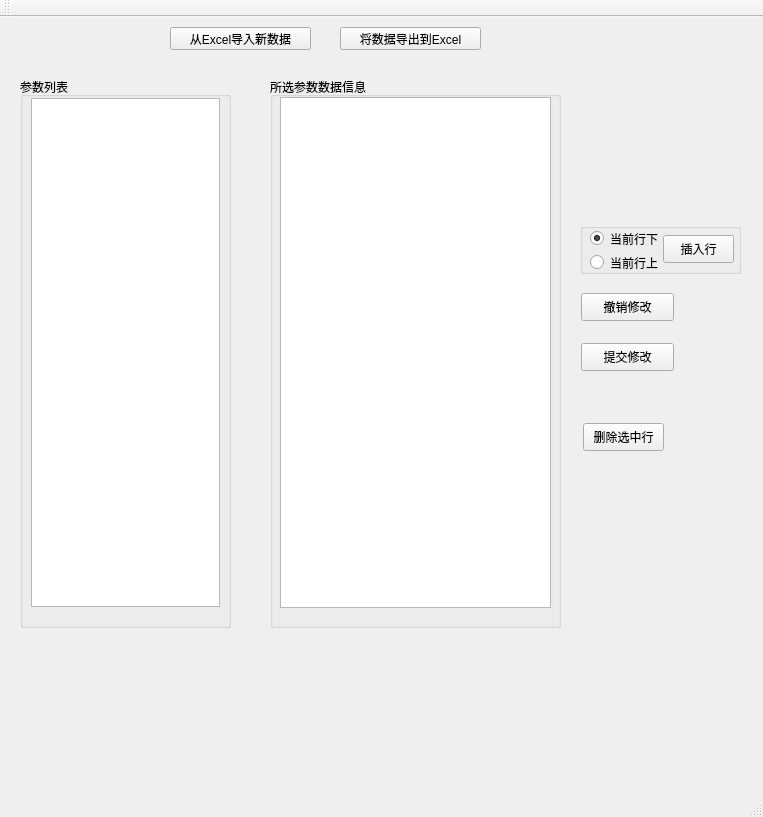
<?xml version="1.0" encoding="UTF-8"?>
<ui version="4.0">
 <class>FlyEditClass</class>
 <widget class="QMainWindow" name="FlyEditClass">
  <property name="geometry">
   <rect>
    <x>0</x>
    <y>0</y>
    <width>763</width>
    <height>817</height>
   </rect>
  </property>
  <property name="windowTitle">
   <string>FlyEdit</string>
  </property>
  <widget class="QWidget" name="centralWidget">
   <widget class="QPushButton" name="pushButton_Submit">
    <property name="geometry">
     <rect>
      <x>581</x>
      <y>326</y>
      <width>93</width>
      <height>28</height>
     </rect>
    </property>
    <property name="text">
     <string>提交修改</string>
    </property>
   </widget>
   <widget class="QPushButton" name="pushButton_ReMod">
    <property name="geometry">
     <rect>
      <x>581</x>
      <y>276</y>
      <width>93</width>
      <height>28</height>
     </rect>
    </property>
    <property name="text">
     <string>撤销修改</string>
    </property>
   </widget>
   <widget class="QPushButton" name="pushButton_DeleRow">
    <property name="geometry">
     <rect>
      <x>583</x>
      <y>406</y>
      <width>81</width>
      <height>28</height>
     </rect>
    </property>
    <property name="text">
     <string>删除选中行</string>
    </property>
   </widget>
   <widget class="QGroupBox" name="groupBox">
    <property name="geometry">
     <rect>
      <x>580</x>
      <y>206</y>
      <width>161</width>
      <height>51</height>
     </rect>
    </property>
    <property name="title">
     <string/>
    </property>
    <widget class="QRadioButton" name="radioButton_Down">
     <property name="geometry">
      <rect>
       <x>10</x>
       <y>6</y>
       <width>81</width>
       <height>19</height>
      </rect>
     </property>
     <property name="text">
      <string>当前行下</string>
     </property>
     <property name="checked">
      <bool>true</bool>
     </property>
    </widget>
    <widget class="QRadioButton" name="radioButton_Up">
     <property name="geometry">
      <rect>
       <x>10</x>
       <y>30</y>
       <width>81</width>
       <height>19</height>
      </rect>
     </property>
     <property name="text">
      <string>当前行上</string>
     </property>
    </widget>
    <widget class="QPushButton" name="pushButton_InsRow">
     <property name="geometry">
      <rect>
       <x>83</x>
       <y>12</y>
       <width>71</width>
       <height>28</height>
      </rect>
     </property>
     <property name="text">
      <string>插入行</string>
     </property>
    </widget>
   </widget>
   <widget class="QPushButton" name="pushButton_ImportExcel">
    <property name="geometry">
     <rect>
      <x>170</x>
      <y>10</y>
      <width>141</width>
      <height>23</height>
     </rect>
    </property>
    <property name="text">
     <string>从Excel导入新数据</string>
    </property>
   </widget>
   <widget class="QPushButton" name="pushButton_ExportToExcel">
    <property name="geometry">
     <rect>
      <x>340</x>
      <y>10</y>
      <width>141</width>
      <height>23</height>
     </rect>
    </property>
    <property name="text">
     <string>将数据导出到Excel</string>
    </property>
   </widget>
   <widget class="QGroupBox" name="groupBox_2">
    <property name="geometry">
     <rect>
      <x>20</x>
      <y>60</y>
      <width>211</width>
      <height>551</height>
     </rect>
    </property>
    <property name="title">
     <string>参数列表</string>
    </property>
    <widget class="QTreeView" name="treeView_paraList">
     <property name="geometry">
      <rect>
       <x>11</x>
       <y>21</y>
       <width>189</width>
       <height>509</height>
      </rect>
     </property>
    </widget>
   </widget>
   <widget class="QGroupBox" name="groupBox_3">
    <property name="geometry">
     <rect>
      <x>270</x>
      <y>60</y>
      <width>291</width>
      <height>551</height>
     </rect>
    </property>
    <property name="title">
     <string>所选参数数据信息</string>
    </property>
    <widget class="QTableView" name="tableView_Para1">
     <property name="geometry">
      <rect>
       <x>10</x>
       <y>20</y>
       <width>271</width>
       <height>511</height>
      </rect>
     </property>
     <property name="sizePolicy">
      <sizepolicy hsizetype="Expanding" vsizetype="Expanding">
       <horstretch>0</horstretch>
       <verstretch>0</verstretch>
      </sizepolicy>
     </property>
     <property name="dragEnabled">
      <bool>false</bool>
     </property>
    </widget>
   </widget>
   <zorder>groupBox_3</zorder>
   <zorder>pushButton_Submit</zorder>
   <zorder>pushButton_ReMod</zorder>
   <zorder>pushButton_DeleRow</zorder>
   <zorder>groupBox</zorder>
   <zorder>pushButton_ImportExcel</zorder>
   <zorder>pushButton_ExportToExcel</zorder>
   <zorder>groupBox_2</zorder>
  </widget>
  <widget class="QMenuBar" name="menuBar">
   <property name="geometry">
    <rect>
     <x>0</x>
     <y>0</y>
     <width>763</width>
     <height>23</height>
    </rect>
   </property>
  </widget>
  <widget class="QToolBar" name="mainToolBar">
   <attribute name="toolBarArea">
    <enum>TopToolBarArea</enum>
   </attribute>
   <attribute name="toolBarBreak">
    <bool>false</bool>
   </attribute>
  </widget>
  <widget class="QStatusBar" name="statusBar"/>
 </widget>
 <layoutdefault spacing="6" margin="11"/>
 <resources>
  <include location="flyedit.qrc"/>
 </resources>
 <connections/>
</ui>
